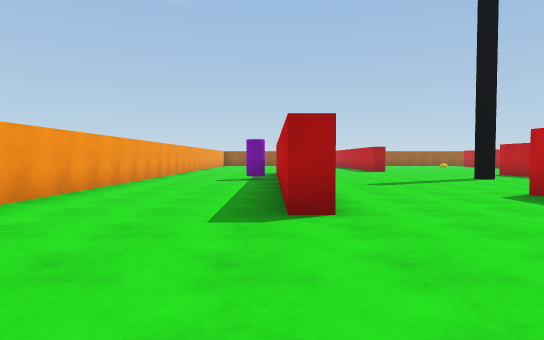
View 1 (above)

24 first-person views from a walk through a scene from a Unity 3-D project. The camera is 1.2 m above the floor, tilts 2° down and sees 75° across. The floor is counted in squares, 2 m on a side. Each view is taken from the middle of a square. On the plan, view 1 faces up. The plan holds only what a view shows up to about 10 squares ahead; the rest is blank. The place goes on beyond the plan. The player is left out.

View 2
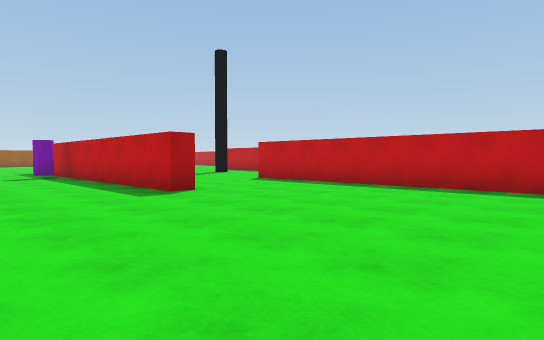

View 3
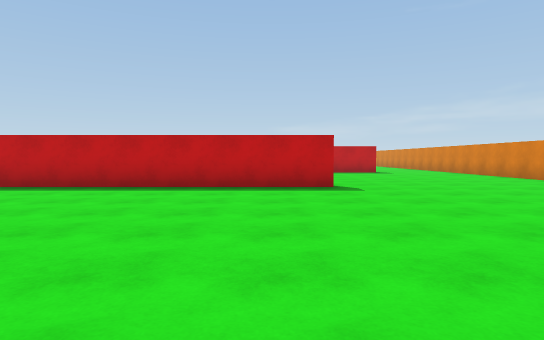

View 4
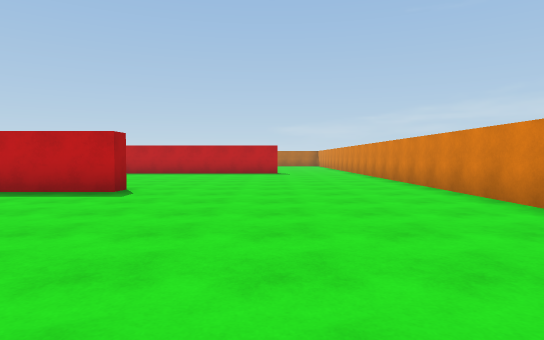

View 5
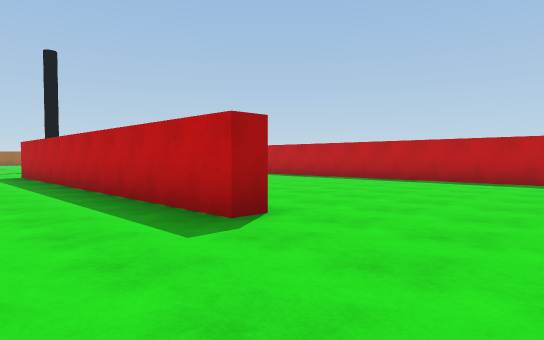

View 6
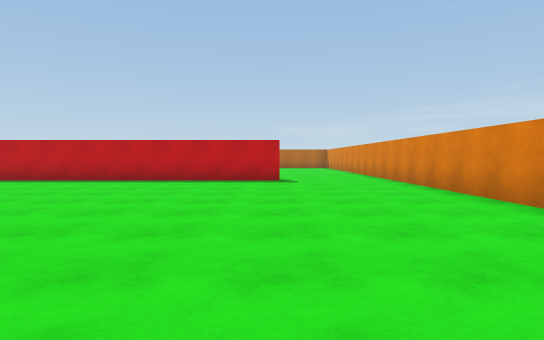

View 7
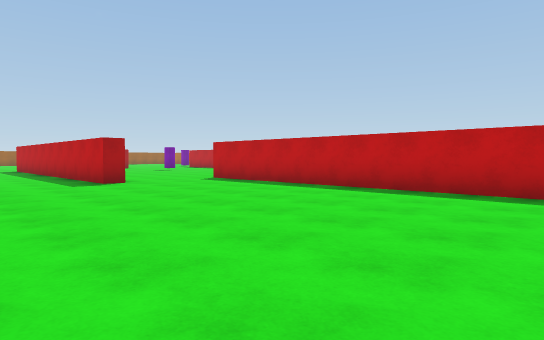

View 8
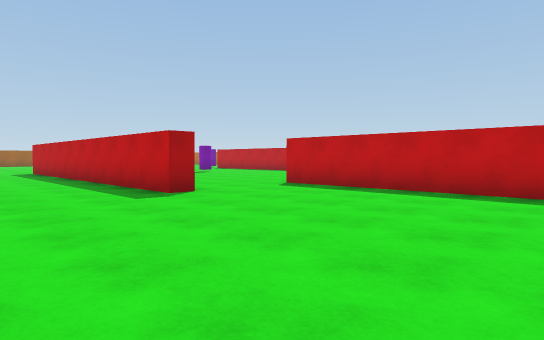

View 9
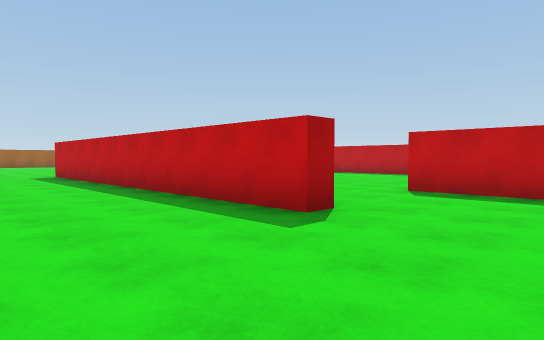

View 10
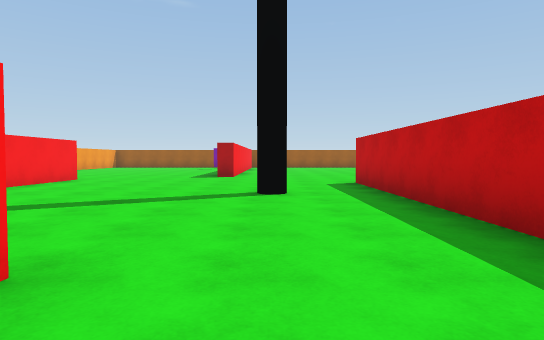

View 11
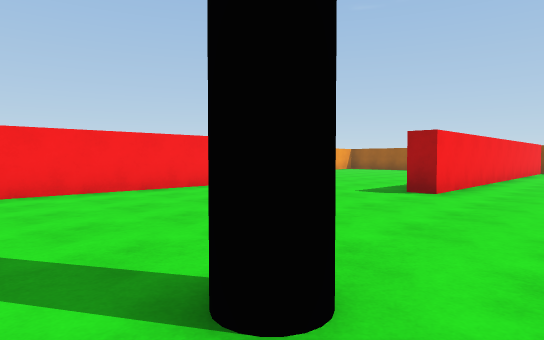

View 12
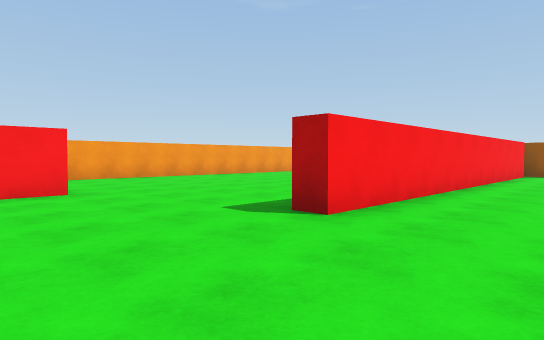

View 13
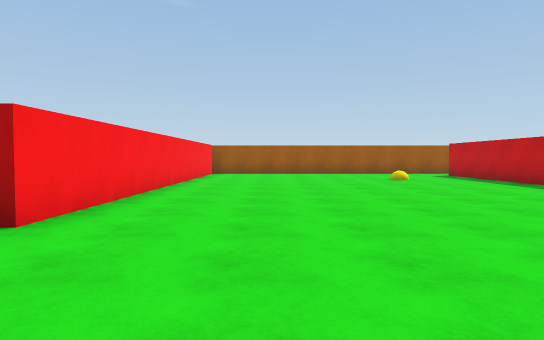

View 14
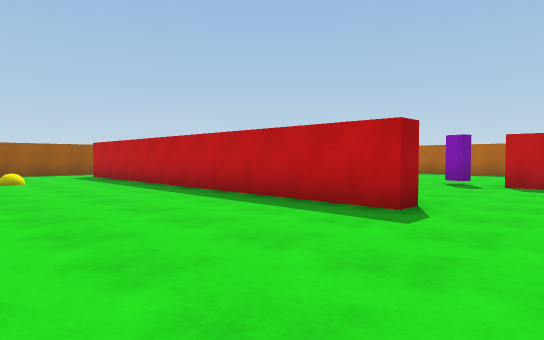

View 15
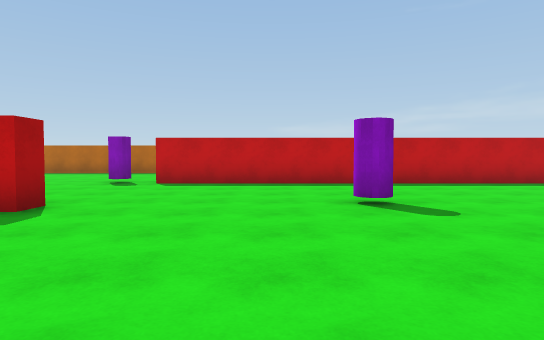

View 16
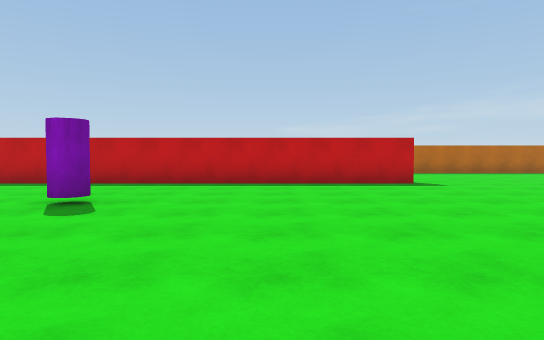

View 17
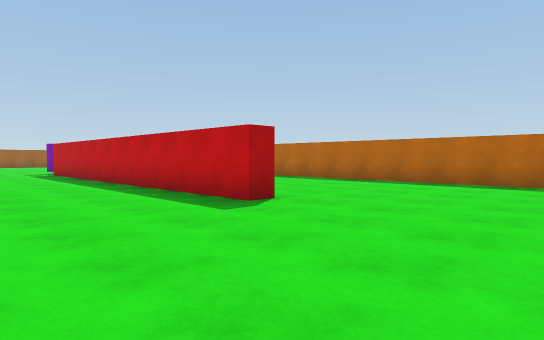

View 18
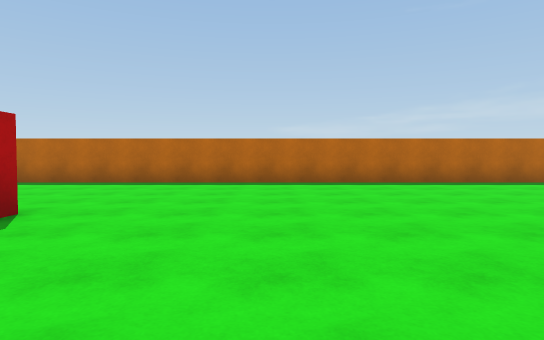

View 19
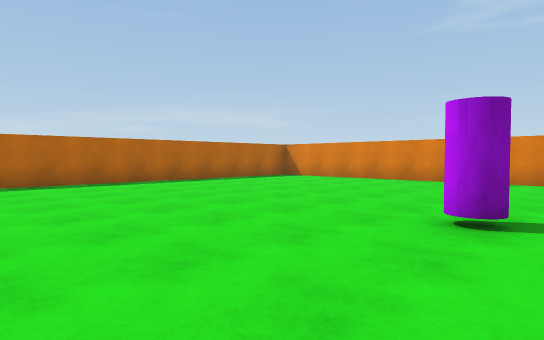

View 20
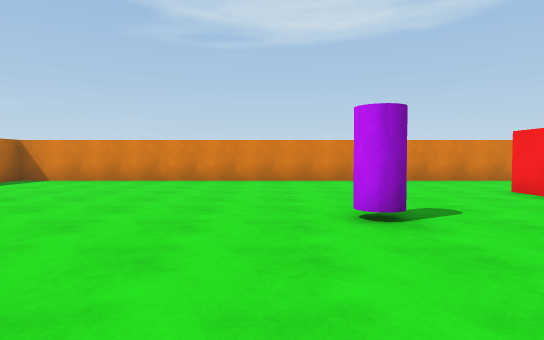

View 21
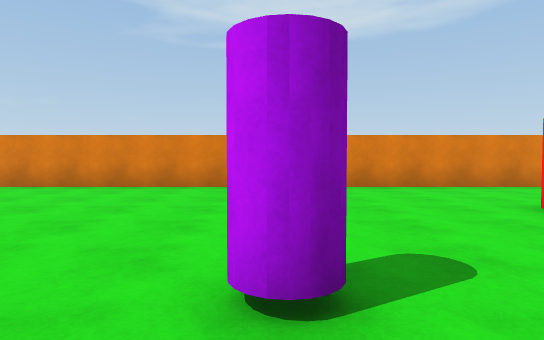

View 22
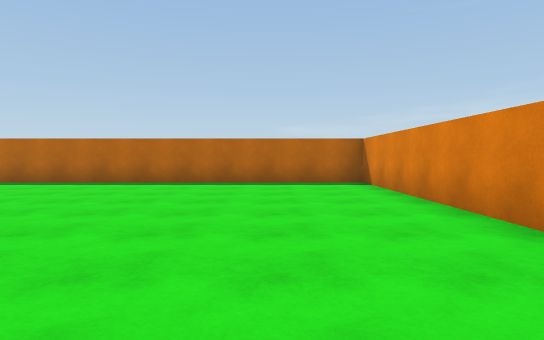

View 23
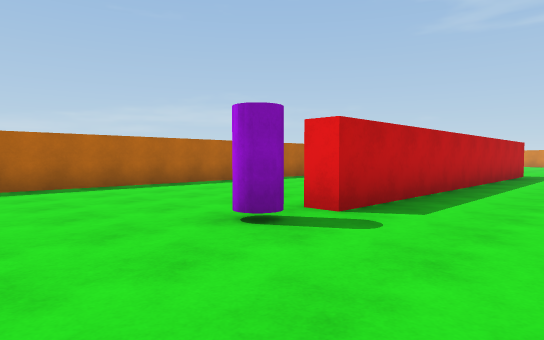

View 24
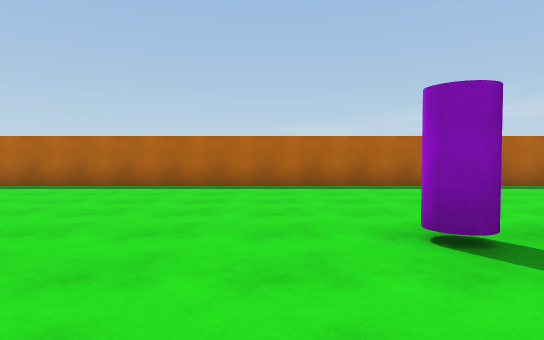

### Floor plan
Points are (right, up) in squares from view 1. A wall is a line through its corners. A room is listed if a view was taken in it or the views show most of it. See-through windows are left out.
Room 1 (views 1, 2, 3, 4, 5, 6, 7, 8, 9, 10)
walls: (4.8, -4.3) (4.2, -4.3) (4.2, 5.8); (0.8, 3.7) (0.2, 3.7) (0.2, 9); (8.6, 2.5) (8, 2.5) (8, 5.5); (2.1, -10.2) (12.5, -10.2); (11.3, -7.2) (11.3, 2.9); (-3.4, 10) (-3.4, 4.4)
ways out: opening at (-2, 13.7) to room 2; opening at (5.4, 4.6) to room 2; opening at (11.7, -9) to room 2
objects: purple cylinder (-1, 10) to (0, 10)
Room 2 (views 11, 12, 13, 14, 15, 16, 17, 18, 19, 20, 21, 22, 23, 24)
walls: (13.5, 13.8) (12.9, 13.8) (12.9, 22.2); (8, 5.5) (8, 12.5); (17.8, 3.7) (17.3, 3.7) (17.3, 13.7) (17.8, 13.7); (22.5, 10.1) (22.5, 21.9); (0.7, 13.8) (0.7, 10.4); (4.8, 24) (4.8, 15) (4.2, 15); (-3.4, 15.8) (-3.4, 14.8); (11.8, -6.4) (11.8, -7.2); (12.5, -10.2) (22.5, -10.2) (22.5, 7.2)
ways out: opening at (-2, 13.7) to room 1; opening at (5.4, 4.6) to room 1; opening at (11.7, -9) to room 1
objects: purple cylinder (14, 10); purple cylinder (15, -5); purple cylinder (18, 15)

Where each view was taken, in squares from view 1:
view 1: 0 up, 0 right, facing up
view 2: 2 down, 3 left, facing up-right
view 3: 3 down, 3 left, facing right
view 4: 7 down, 2 left, facing right
view 5: 7 down, 2 right, facing up-right
view 6: 7 down, 2 right, facing right
view 7: 6 down, 5 right, facing up-right
view 8: 3 down, 5 right, facing up-right
view 9: 0 up, 5 right, facing up-right
view 10: 4 up, 6 right, facing up
view 11: 9 up, 7 right, facing up-left
view 12: 12 up, 7 right, facing up-left
view 13: 12 up, 7 right, facing up
view 14: 12 up, 9 right, facing up-right
view 15: 11 up, 9 right, facing right
view 16: 7 up, 9 right, facing right
view 17: 0 up, 14 right, facing up-right
view 18: 1 up, 14 right, facing right
view 19: 1 down, 14 right, facing down-right
view 20: 1 down, 16 right, facing down
view 21: 3 down, 15 right, facing down
view 22: 8 down, 14 right, facing right
view 23: 17 up, 15 right, facing down-right
view 24: 16 up, 15 right, facing right
